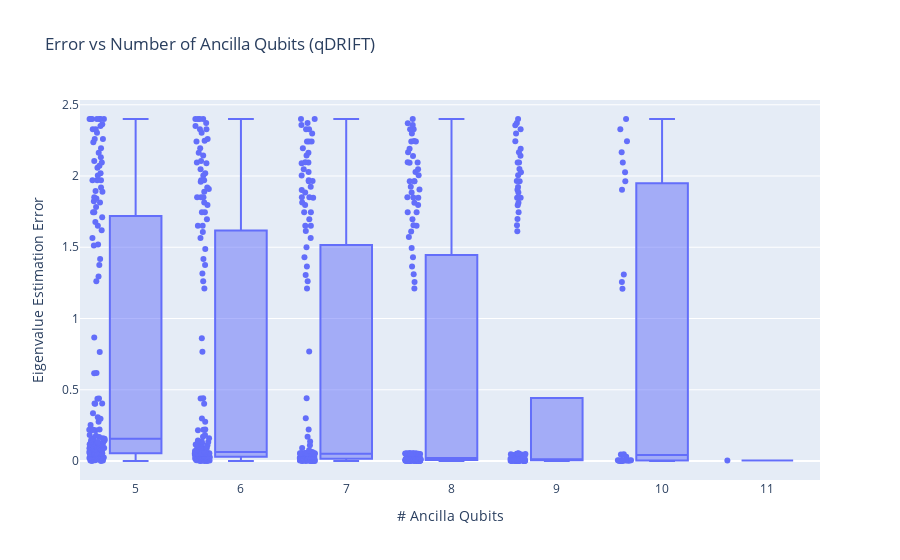

The cell this chart's notebook holds for it:
### Code cell
plot_error_vs_ancilla(df=qdrift_df, title_suffix="(qDRIFT)")

### Figure 1 — Plotly figure (JSON) as saved in the notebook; plotly's stock layout.template omitted (floating-point values rounded to 4 significant figures; data arrays with more than 128 entries replaced by an {"elided": "..."} marker saying what was removed)
{"data": [{"alignmentgroup": "True", "boxpoints": "all", "hovertemplate": "# Ancilla Qubits=%{x}<br>Eigenvalue Estimation Error=%{y}<extra></extra>", "legendgroup": "", "marker": {"color": "#636efa"}, "name": "", "notched": false, "offsetgroup": "", "orientation": "v", "showlegend": false, "type": "box", "x": {"elided": "733 int values"}, "x0": " ", "xaxis": "x", "y": {"elided": "733 float values"}, "y0": " ", "yaxis": "y"}], "layout": {"boxmode": "group", "legend": {"tracegroupgap": 0}, "title": {"text": "Error vs Number of Ancilla Qubits (qDRIFT)"}, "xaxis": {"anchor": "y", "domain": [0, 1], "title": {"text": "# Ancilla Qubits"}}, "yaxis": {"anchor": "x", "domain": [0, 1], "title": {"text": "Eigenvalue Estimation Error"}}}}
